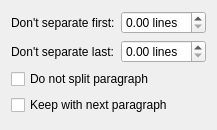
<?xml version="1.0" encoding="UTF-8"?>
<ui version="4.0">
 <class>PropertyWidget_OrphansBase</class>
 <widget class="QFrame" name="PropertyWidget_OrphansBase">
  <property name="geometry">
   <rect>
    <x>0</x>
    <y>0</y>
    <width>211</width>
    <height>130</height>
   </rect>
  </property>
  <property name="windowTitle">
   <string notr="true">Form</string>
  </property>
  <layout class="QGridLayout" name="gridLayout" columnstretch="0,1">
   <item row="0" column="0">
    <widget class="QLabel" name="keepLabelStart">
     <property name="toolTip">
      <string>Ensure that first lines of a paragraph won't end up separated from the rest (known as widow/orphan control)</string>
     </property>
     <property name="text">
      <string>Don't separate first:</string>
     </property>
    </widget>
   </item>
   <item row="0" column="1">
    <widget class="ScrSpinBox" name="keepLinesStart">
     <property name="toolTip">
      <string>Ensure that first lines of a paragraph won't end up separated from the rest (known as widow/orphan control)</string>
     </property>
     <property name="suffix">
      <string> lines</string>
     </property>
     <property name="maximum">
      <number>10</number>
     </property>
    </widget>
   </item>
   <item row="1" column="0">
    <widget class="QLabel" name="keepLabelEnd">
     <property name="text">
      <string>Don't separate last:</string>
     </property>
    </widget>
   </item>
   <item row="1" column="1">
    <widget class="ScrSpinBox" name="keepLinesEnd">
     <property name="toolTip">
      <string>Ensure that last lines of a paragraph won't end up separated from the rest (known as widow/orphan control)</string>
     </property>
     <property name="suffix">
      <string> lines</string>
     </property>
     <property name="maximum">
      <number>10</number>
     </property>
    </widget>
   </item>
   <item row="2" column="0" colspan="2">
    <widget class="QCheckBox" name="keepTogether">
     <property name="toolTip">
      <string>If checked, ensures that the paragraph won't be split across multiple pages or columns</string>
     </property>
     <property name="text">
      <string>Do not split paragraph</string>
     </property>
    </widget>
   </item>
   <item row="3" column="0" colspan="2">
    <widget class="QCheckBox" name="keepWithNext">
     <property name="toolTip">
      <string>If checked, automatically moves the paragraph to the next column or page if the next paragraph isn't on the same page or column</string>
     </property>
     <property name="text">
      <string>Keep with next paragraph</string>
     </property>
    </widget>
   </item>
  </layout>
 </widget>
 <customwidgets>
  <customwidget>
   <class>ScrSpinBox</class>
   <extends>QDoubleSpinBox</extends>
   <header location="global">ui/scrspinbox.h</header>
  </customwidget>
 </customwidgets>
 <resources/>
 <connections/>
</ui>
